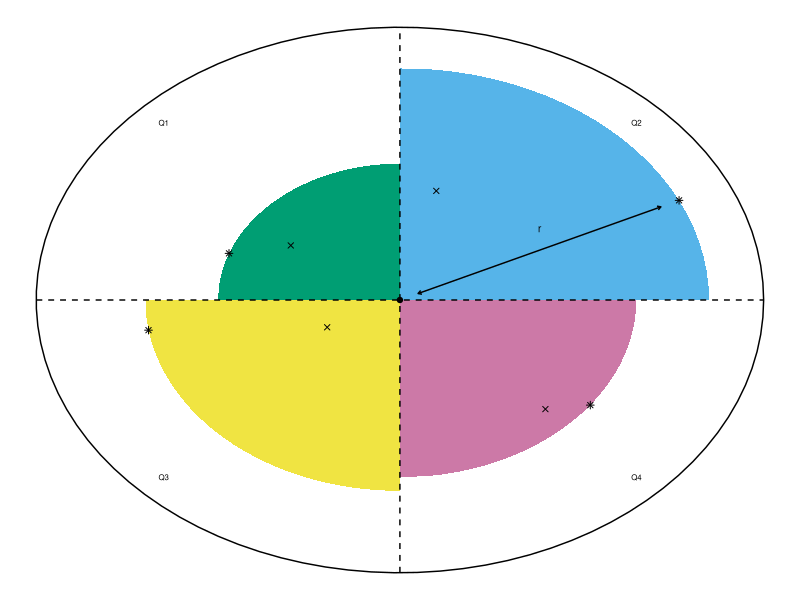

Source code (R): (Note: this script raises an error after producing the figure.)

# Setup -------------------------------------------------------------------

# Load libraries
library(ggplot2)
library(gridExtra)
library(grid)
library(cowplot)
library(RColorBrewer)

draw_circle <- function(center = c(0,0),diameter = 1, npoints = 100){
  r = diameter / 2
  tt <- seq(0,2*pi,length.out = npoints)
  xx <- center[1] + r * cos(tt)
  yy <- center[2] + r * sin(tt)
  return(data.frame(x = xx, y = yy))
}

# Define colourblind-friendly palette
cbPalette <- c("#999999", "#E69F00", "#56B4E9", "#009E73", "#F0E442", 
               "#0072B2", "#D55E00", "#CC79A7")

# Plot layout -------------------------------------------------------------

circle <- draw_circle(center = c(0,0),diameter = 20,npoints = 100)

# Define segment 1
seg1<-draw_circle(center = c(0,0),diameter = 17,npoints = 100)
seg1<-seg1[1:25,]
seg1$x[25]<-0
seg1<-rbind(seg1,cbind(x=0,y=0))

# Define segment 2
seg2<-draw_circle(center = c(0,0),diameter = 10,npoints = 100)
seg2<-seg2[26:50,]
seg2$x[1]<-0
seg2$y[25]<-0
seg2<-rbind(seg2,cbind(x=0,y=0))

# Define segment 3
seg3<-draw_circle(center = c(0,0),diameter = 14,npoints = 100)
seg3<-seg3[51:75,]
seg3$y[1]<-0
seg3$x[25]<-0
seg3<-rbind(seg3,cbind(x=0,y=0))

# Define segment 4
seg4<-draw_circle(center = c(0,0),diameter = 13,npoints = 100)
seg4<-seg4[76:100,]
seg4$x[1]<-0
seg4<-rbind(seg4,cbind(x=0,y=0))

# Define points to symbolise furthest trees
pts<-rbind(seg1[8,],cbind(x=1,y=4),
           seg2[20,],cbind(x=-3,y=2),
           seg3[3,],cbind(x=-2,y=-1),
           seg4[15,],cbind(x=4,y=-4),
           cbind(x=0,y=0))

pts$distance<-c(rep(c("Furthest","Nearest"),4),"Plot centre")

lineGrad<-pts[1,2]/pts[1,1]

p1<-ggplot()+
  geom_polygon(data = circle,aes(x,y),fill=cbPalette[1],
               alpha=0,colour="black")+
  geom_polygon(data = seg1,aes(x,y),fill=cbPalette[3])+
  geom_polygon(data = seg2,aes(x,y),fill=cbPalette[4])+
  geom_polygon(data = seg3,aes(x,y),fill=cbPalette[5])+
  geom_polygon(data = seg4,aes(x,y),fill=cbPalette[8])+
  geom_point(data = pts, aes(x,y,shape=distance),size=1.5)+
  geom_segment(aes(x = 0.5 , y = 0.5*lineGrad , 
                   xend = pts[1,1] - 0.5, 
                   yend = (pts[1,1] - 0.5)*lineGrad),
               arrow = arrow(length = unit(0.1, "cm"),ends = "both"))+
  geom_text(aes(x=pts[1,1]/2,y=(pts[1,2]/2)+0.8,label="r"),size=2.5)+
  geom_segment(aes(x=min(circle$x),xend=max(circle$x),
                   y=0,yend=0),linetype="dashed")+
  geom_segment(aes(y=min(circle$y),yend=max(circle$y),
                   x=0,xend=0),linetype="dashed")+
  geom_text(aes(x=c(6.5,-6.5,-6.5,6.5),
                y=c(6.5,6.5,-6.5,-6.5),
                label=c("Q2","Q1","Q3","Q4")),
            size=2)+
  theme_void()+
  scale_shape_manual(values=c(8,4,19))+
  guides(shape=FALSE)

# Save this separately for SOM
saveRDS(p1,file = "figs/figC.1.Rds")

